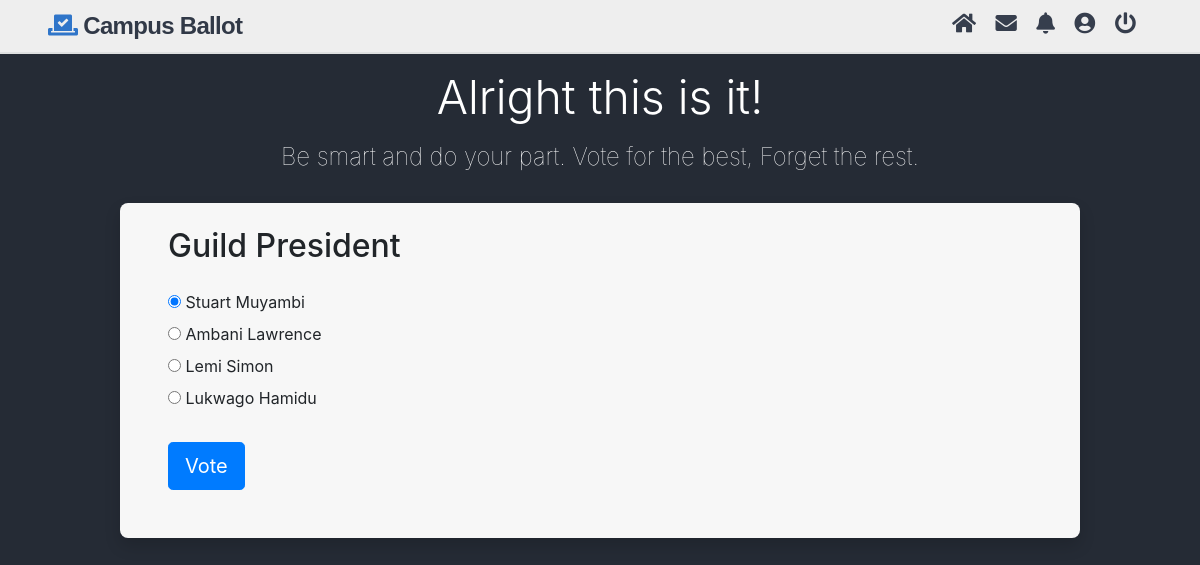
Page /cast.php?id=2 (signed in) on the committed database.
### tables this page shows
CREATE TABLE IF NOT EXISTS `polls` (
  `id` int(11) NOT NULL AUTO_INCREMENT,
  `title` text NOT NULL,
  `desc` text NOT NULL,
  PRIMARY KEY (`id`)
);

CREATE TABLE IF NOT EXISTS `poll_answers` (
  `id` int(11) NOT NULL AUTO_INCREMENT,
  `poll_id` int(11) NOT NULL,
  `title` text NOT NULL,
  `votes` int(11) NOT NULL DEFAULT '0',
  PRIMARY KEY (`id`)
);

### cast.php (the view, shortened to what this page needs)
<?php
    $pdo = pdo_connect_mysql();
    if (isset($_GET['id'])) {
    $stmt = $pdo->prepare('SELECT * FROM polls WHERE id = ?');
    $stmt->execute([$_GET['id']]);
    $poll = $stmt->fetch(PDO::FETCH_ASSOC);
    if ($poll) {
        $stmt = $pdo->prepare('SELECT * FROM poll_answers WHERE poll_id = ?');
        $stmt->execute([$_GET['id']]);
        $poll_answers = $stmt->fetchAll(PDO::FETCH_ASSOC);
    } else {
        die ('Poll with that ID does not exist.');
    }
} else {
    die ('No poll ID specified.');
}
?>
<?php include("includes/header.php"); ?>
    <div class="main-body">
    <h1 class="display-4 mt-3">Alright this is it!</h1>
    <p class="index-slogan mt-2 mb-4">Be smart and do your part. Vote for the best, Forget the rest.</p>
        <section class="thumbs-container shadow mt-4 pt-4 pl-5 pr-5 pb-5">
        <div class="content poll-vote">
        <h2 class="mb-4"><?=$poll['title']?></h2>
        <form action="cast.php?id=<?=$_GET['id']?>" method="post">
            <?php for ($i = 0; $i < count($poll_answers); $i++): ?>
            <label>
                <input type="radio" name="poll_answer" value="<?=$poll_answers[$i]['id']?>"<?=$i == 0 ? ' checked' : ''?>>
                <?=$poll_answers[$i]['title']?>
            </label> <br>
            <?php endfor; ?>
            <div>
                <input type="submit" value="Vote" class="btn btn-primary btn-lg mt-4">
            </div>
        </form>
    </div>
        </section>
    </div>
<?php include("includes/footer.php"); ?>

### rows in the picture
polls: title "Guild President"
poll_answers: title "Stuart Muyambi"
poll_answers: title "Ambani Lawrence"
poll_answers: title "Lemi Simon"
poll_answers: title "Lukwago Hamidu"
